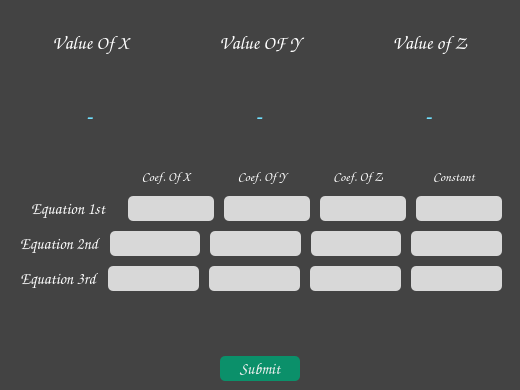
<?xml version="1.0" encoding="UTF-8"?>
<ui version="4.0">
 <class>MainWindow</class>
 <widget class="QMainWindow" name="MainWindow">
  <property name="geometry">
   <rect>
    <x>0</x>
    <y>0</y>
    <width>520</width>
    <height>390</height>
   </rect>
  </property>
  <property name="minimumSize">
   <size>
    <width>520</width>
    <height>390</height>
   </size>
  </property>
  <property name="maximumSize">
   <size>
    <width>520</width>
    <height>390</height>
   </size>
  </property>
  <property name="windowTitle">
   <string>SOLE</string>
  </property>
  <property name="windowIcon">
   <iconset>
    <normaloff>../Image/xyz.jpg</normaloff>../Image/xyz.jpg</iconset>
  </property>
  <property name="styleSheet">
   <string notr="true">background-color:rgb(67, 67, 67)</string>
  </property>
  <property name="tabShape">
   <enum>QTabWidget::Rounded</enum>
  </property>
  <widget class="QWidget" name="centralwidget">
   <layout class="QVBoxLayout" name="verticalLayout_3">
    <item>
     <layout class="QVBoxLayout" name="verticalLayout_2">
      <item>
       <layout class="QHBoxLayout" name="horizontalLayout">
        <item>
         <widget class="QLabel" name="X_Label">
          <property name="font">
           <font>
            <family>Comic Sans MS</family>
            <pointsize>14</pointsize>
            <italic>true</italic>
            <bold>true</bold>
           </font>
          </property>
          <property name="styleSheet">
           <string notr="true">color:white;</string>
          </property>
          <property name="text">
           <string>Value Of X</string>
          </property>
          <property name="alignment">
           <set>Qt::AlignCenter</set>
          </property>
         </widget>
        </item>
        <item>
         <widget class="QLabel" name="Y_Label">
          <property name="font">
           <font>
            <family>Comic Sans MS</family>
            <pointsize>14</pointsize>
            <italic>true</italic>
            <bold>true</bold>
           </font>
          </property>
          <property name="styleSheet">
           <string notr="true">color:white;</string>
          </property>
          <property name="text">
           <string>Value OF Y</string>
          </property>
          <property name="alignment">
           <set>Qt::AlignCenter</set>
          </property>
         </widget>
        </item>
        <item>
         <widget class="QLabel" name="Z_Label">
          <property name="font">
           <font>
            <family>Comic Sans MS</family>
            <pointsize>14</pointsize>
            <italic>true</italic>
            <bold>true</bold>
           </font>
          </property>
          <property name="styleSheet">
           <string notr="true">color:white;</string>
          </property>
          <property name="text">
           <string>Value of Z</string>
          </property>
          <property name="alignment">
           <set>Qt::AlignCenter</set>
          </property>
         </widget>
        </item>
       </layout>
      </item>
      <item>
       <layout class="QHBoxLayout" name="horizontalLayout_2">
        <item>
         <widget class="QLabel" name="ValX_Label">
          <property name="font">
           <font>
            <family>Times New Roman</family>
            <pointsize>14</pointsize>
            <italic>true</italic>
            <bold>true</bold>
           </font>
          </property>
          <property name="styleSheet">
           <string notr="true">color:rgb(112, 224, 255);</string>
          </property>
          <property name="text">
           <string>&lt;html&gt;&lt;head/&gt;&lt;body&gt;&lt;p&gt;-&lt;/p&gt;&lt;/body&gt;&lt;/html&gt;</string>
          </property>
          <property name="alignment">
           <set>Qt::AlignCenter</set>
          </property>
         </widget>
        </item>
        <item>
         <widget class="QLabel" name="ValY_Label">
          <property name="font">
           <font>
            <family>Times New Roman</family>
            <pointsize>14</pointsize>
            <italic>true</italic>
            <bold>true</bold>
           </font>
          </property>
          <property name="styleSheet">
           <string notr="true">color:rgb(112, 224, 255);</string>
          </property>
          <property name="text">
           <string>&lt;html&gt;&lt;head/&gt;&lt;body&gt;&lt;p&gt;-&lt;/p&gt;&lt;/body&gt;&lt;/html&gt;</string>
          </property>
          <property name="alignment">
           <set>Qt::AlignCenter</set>
          </property>
         </widget>
        </item>
        <item>
         <widget class="QLabel" name="ValZ_Label">
          <property name="font">
           <font>
            <family>Times New Roman</family>
            <pointsize>14</pointsize>
            <italic>true</italic>
            <bold>true</bold>
           </font>
          </property>
          <property name="styleSheet">
           <string notr="true">color:rgb(112, 224, 255);</string>
          </property>
          <property name="text">
           <string>&lt;html&gt;&lt;head/&gt;&lt;body&gt;&lt;p&gt;-&lt;/p&gt;&lt;/body&gt;&lt;/html&gt;</string>
          </property>
          <property name="alignment">
           <set>Qt::AlignCenter</set>
          </property>
         </widget>
        </item>
       </layout>
      </item>
     </layout>
    </item>
    <item>
     <widget class="QWidget" name="widget" native="true">
      <property name="styleSheet">
       <string notr="true">QPushButton
{
    background-color:rgb(11, 144, 106);
   color:rgb(240, 240, 240);
   width: 80px;
   height:25px;
   border-radius:5px;
   
}</string>
      </property>
      <layout class="QVBoxLayout" name="verticalLayout">
       <property name="spacing">
        <number>10</number>
       </property>
       <item>
        <layout class="QHBoxLayout" name="horizontalLayout_3">
         <property name="spacing">
          <number>0</number>
         </property>
         <item>
          <spacer name="horizontalSpacer">
           <property name="orientation">
            <enum>Qt::Horizontal</enum>
           </property>
           <property name="sizeType">
            <enum>QSizePolicy::Fixed</enum>
           </property>
           <property name="sizeHint" stdset="0">
            <size>
             <width>100</width>
             <height>20</height>
            </size>
           </property>
          </spacer>
         </item>
         <item>
          <widget class="QLabel" name="label_10">
           <property name="font">
            <font>
             <family>Comic Sans MS</family>
             <pointsize>10</pointsize>
             <italic>true</italic>
             <bold>true</bold>
            </font>
           </property>
           <property name="layoutDirection">
            <enum>Qt::LeftToRight</enum>
           </property>
           <property name="styleSheet">
            <string notr="true">color:white;</string>
           </property>
           <property name="text">
            <string>Coef. Of X</string>
           </property>
           <property name="alignment">
            <set>Qt::AlignCenter</set>
           </property>
           <property name="margin">
            <number>0</number>
           </property>
          </widget>
         </item>
         <item>
          <widget class="QLabel" name="label_11">
           <property name="font">
            <font>
             <family>Comic Sans MS</family>
             <pointsize>10</pointsize>
             <italic>true</italic>
             <bold>true</bold>
            </font>
           </property>
           <property name="styleSheet">
            <string notr="true">color:white;</string>
           </property>
           <property name="text">
            <string>Coef. Of Y</string>
           </property>
           <property name="alignment">
            <set>Qt::AlignCenter</set>
           </property>
          </widget>
         </item>
         <item>
          <widget class="QLabel" name="label_12">
           <property name="font">
            <font>
             <family>Comic Sans MS</family>
             <pointsize>10</pointsize>
             <italic>true</italic>
             <bold>true</bold>
            </font>
           </property>
           <property name="styleSheet">
            <string notr="true">color:white;</string>
           </property>
           <property name="text">
            <string>Coef. Of Z</string>
           </property>
           <property name="alignment">
            <set>Qt::AlignCenter</set>
           </property>
          </widget>
         </item>
         <item>
          <widget class="QLabel" name="label_13">
           <property name="font">
            <font>
             <family>Comic Sans MS</family>
             <pointsize>10</pointsize>
             <italic>true</italic>
             <bold>true</bold>
            </font>
           </property>
           <property name="styleSheet">
            <string notr="true">color:white;</string>
           </property>
           <property name="text">
            <string>Constant</string>
           </property>
           <property name="alignment">
            <set>Qt::AlignCenter</set>
           </property>
          </widget>
         </item>
        </layout>
       </item>
       <item>
        <layout class="QHBoxLayout" name="horizontalLayout_6">
         <item>
          <widget class="QLabel" name="label_8">
           <property name="minimumSize">
            <size>
             <width>100</width>
             <height>0</height>
            </size>
           </property>
           <property name="font">
            <font>
             <family>Comic Sans MS</family>
             <pointsize>12</pointsize>
             <italic>true</italic>
             <bold>true</bold>
            </font>
           </property>
           <property name="styleSheet">
            <string notr="true">color:white;</string>
           </property>
           <property name="text">
            <string>Equation 1st</string>
           </property>
           <property name="alignment">
            <set>Qt::AlignCenter</set>
           </property>
          </widget>
         </item>
         <item>
          <widget class="QLineEdit" name="X_1_lineEdit">
           <property name="font">
            <font>
             <bold>true</bold>
            </font>
           </property>
           <property name="styleSheet">
            <string notr="true">background-color:rgb(216, 216, 216);
border-radius:5px;
height:25px;</string>
           </property>
          </widget>
         </item>
         <item>
          <widget class="QLineEdit" name="Y_1_lineEdit">
           <property name="font">
            <font>
             <bold>true</bold>
            </font>
           </property>
           <property name="styleSheet">
            <string notr="true">background-color:rgb(216, 216, 216);
border-radius:5px;
height:25px;</string>
           </property>
          </widget>
         </item>
         <item>
          <widget class="QLineEdit" name="Z_1_lineEdit">
           <property name="font">
            <font>
             <bold>true</bold>
            </font>
           </property>
           <property name="styleSheet">
            <string notr="true">background-color:rgb(216, 216, 216);
border-radius:5px;
height:25px;</string>
           </property>
           <property name="alignment">
            <set>Qt::AlignLeading|Qt::AlignLeft|Qt::AlignVCenter</set>
           </property>
          </widget>
         </item>
         <item>
          <widget class="QLineEdit" name="K_1_lineEdit">
           <property name="font">
            <font>
             <bold>true</bold>
            </font>
           </property>
           <property name="styleSheet">
            <string notr="true">background-color:rgb(216, 216, 216);
border-radius:5px;
height:25px;</string>
           </property>
          </widget>
         </item>
        </layout>
       </item>
       <item>
        <layout class="QHBoxLayout" name="horizontalLayout_7">
         <item>
          <widget class="QLabel" name="label_9">
           <property name="font">
            <font>
             <family>Comic Sans MS</family>
             <pointsize>12</pointsize>
             <italic>true</italic>
             <bold>true</bold>
            </font>
           </property>
           <property name="styleSheet">
            <string notr="true">color:white;</string>
           </property>
           <property name="text">
            <string>Equation 2nd</string>
           </property>
           <property name="alignment">
            <set>Qt::AlignCenter</set>
           </property>
          </widget>
         </item>
         <item>
          <widget class="QLineEdit" name="X_2_lineEdit">
           <property name="font">
            <font>
             <bold>true</bold>
            </font>
           </property>
           <property name="styleSheet">
            <string notr="true">background-color:rgb(216, 216, 216);
border-radius:5px;
height:25px;</string>
           </property>
          </widget>
         </item>
         <item>
          <widget class="QLineEdit" name="Y_2_lineEdit">
           <property name="font">
            <font>
             <bold>true</bold>
            </font>
           </property>
           <property name="styleSheet">
            <string notr="true">background-color:rgb(216, 216, 216);
border-radius:5px;
height:25px;</string>
           </property>
          </widget>
         </item>
         <item>
          <widget class="QLineEdit" name="Z_2_lineEdit">
           <property name="font">
            <font>
             <bold>true</bold>
            </font>
           </property>
           <property name="styleSheet">
            <string notr="true">background-color:rgb(216, 216, 216);
border-radius:5px;
height:25px;</string>
           </property>
           <property name="alignment">
            <set>Qt::AlignLeading|Qt::AlignLeft|Qt::AlignVCenter</set>
           </property>
          </widget>
         </item>
         <item>
          <widget class="QLineEdit" name="K_2_lineEdit">
           <property name="font">
            <font>
             <bold>true</bold>
            </font>
           </property>
           <property name="styleSheet">
            <string notr="true">background-color:rgb(216, 216, 216);
border-radius:5px;
height:25px;</string>
           </property>
          </widget>
         </item>
        </layout>
       </item>
       <item>
        <layout class="QHBoxLayout" name="horizontalLayout_8">
         <item>
          <widget class="QLabel" name="label_7">
           <property name="font">
            <font>
             <family>Comic Sans MS</family>
             <pointsize>12</pointsize>
             <italic>true</italic>
             <bold>true</bold>
            </font>
           </property>
           <property name="styleSheet">
            <string notr="true">color:white;</string>
           </property>
           <property name="text">
            <string>Equation 3rd</string>
           </property>
           <property name="alignment">
            <set>Qt::AlignCenter</set>
           </property>
          </widget>
         </item>
         <item>
          <widget class="QLineEdit" name="X_3_lineEdit">
           <property name="font">
            <font>
             <bold>true</bold>
            </font>
           </property>
           <property name="styleSheet">
            <string notr="true">background-color:rgb(216, 216, 216);
border-radius:5px;
height:25px;</string>
           </property>
          </widget>
         </item>
         <item>
          <widget class="QLineEdit" name="Y_3_lineEdit">
           <property name="font">
            <font>
             <bold>true</bold>
            </font>
           </property>
           <property name="styleSheet">
            <string notr="true">background-color:rgb(216, 216, 216);
border-radius:5px;
height:25px;</string>
           </property>
          </widget>
         </item>
         <item>
          <widget class="QLineEdit" name="Z_3_lineEdit">
           <property name="font">
            <font>
             <bold>true</bold>
            </font>
           </property>
           <property name="styleSheet">
            <string notr="true">background-color:rgb(216, 216, 216);
border-radius:5px;
height:25px;</string>
           </property>
           <property name="alignment">
            <set>Qt::AlignLeading|Qt::AlignLeft|Qt::AlignVCenter</set>
           </property>
          </widget>
         </item>
         <item>
          <widget class="QLineEdit" name="K_3_lineEdit">
           <property name="font">
            <font>
             <bold>true</bold>
            </font>
           </property>
           <property name="styleSheet">
            <string notr="true">background-color:rgb(216, 216, 216);
border-radius:5px;
height:25px;</string>
           </property>
          </widget>
         </item>
        </layout>
       </item>
      </layout>
     </widget>
    </item>
    <item>
     <spacer name="verticalSpacer">
      <property name="orientation">
       <enum>Qt::Vertical</enum>
      </property>
      <property name="sizeType">
       <enum>QSizePolicy::Fixed</enum>
      </property>
      <property name="sizeHint" stdset="0">
       <size>
        <width>20</width>
        <height>50</height>
       </size>
      </property>
     </spacer>
    </item>
    <item>
     <layout class="QHBoxLayout" name="horizontalLayout_9">
      <property name="spacing">
       <number>0</number>
      </property>
      <property name="sizeConstraint">
       <enum>QLayout::SetDefaultConstraint</enum>
      </property>
      <item>
       <spacer name="horizontalSpacer_2">
        <property name="orientation">
         <enum>Qt::Horizontal</enum>
        </property>
        <property name="sizeHint" stdset="0">
         <size>
          <width>40</width>
          <height>20</height>
         </size>
        </property>
       </spacer>
      </item>
      <item>
       <widget class="QPushButton" name="Submit_Button">
        <property name="sizePolicy">
         <sizepolicy hsizetype="Minimum" vsizetype="Fixed">
          <horstretch>0</horstretch>
          <verstretch>0</verstretch>
         </sizepolicy>
        </property>
        <property name="maximumSize">
         <size>
          <width>116</width>
          <height>16777215</height>
         </size>
        </property>
        <property name="font">
         <font>
          <family>Comic Sans MS</family>
          <pointsize>12</pointsize>
          <italic>true</italic>
          <bold>true</bold>
         </font>
        </property>
        <property name="layoutDirection">
         <enum>Qt::LeftToRight</enum>
        </property>
        <property name="styleSheet">
         <string notr="true">QPushButton
{
background-color:rgb(11, 144, 106);
color:rgb(240, 240, 240);
width: 80px;
height:25px;
border-radius:5px;
}

QPushButton:pressed
{
background-color:rgb(240, 240, 240);
color:rgb(11, 144, 106);
}
</string>
        </property>
        <property name="text">
         <string>Submit</string>
        </property>
       </widget>
      </item>
      <item>
       <spacer name="horizontalSpacer_3">
        <property name="orientation">
         <enum>Qt::Horizontal</enum>
        </property>
        <property name="sizeHint" stdset="0">
         <size>
          <width>40</width>
          <height>20</height>
         </size>
        </property>
       </spacer>
      </item>
     </layout>
    </item>
   </layout>
  </widget>
 </widget>
 <resources/>
 <connections/>
</ui>
